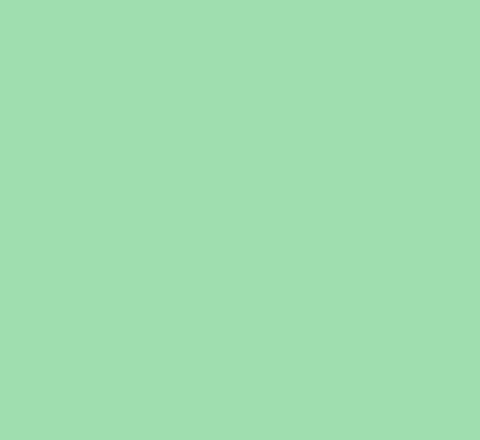
Frame 1 (no input)
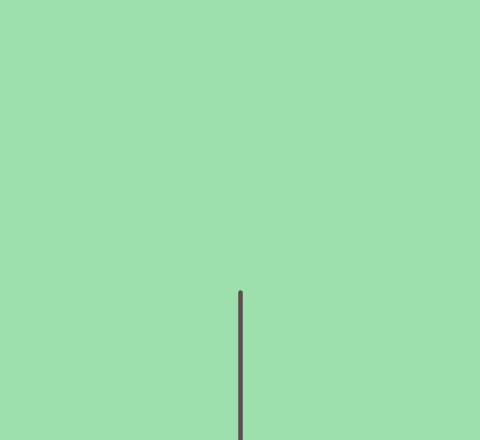
Frame 60 (the mouse pressed at the canvas centre just before this capture)
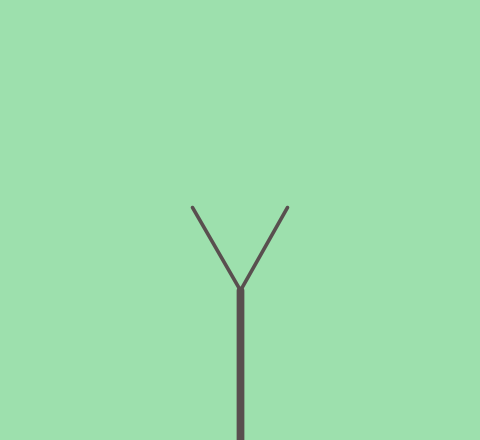
Frame 120 (the mouse held since frame 60 and released just before this capture)

The Processing sketch that drew these frames (run headless with seeded random() and noise(); from frame 60 on, the mouse is pressed at the canvas centre):

// Processing sketch: e_8_9_animated_tree
// ── e_8_9_animated_tree.pde
Tree tree;

void setup() {
  size(480, 440);
  spawn();
}

void draw() {
  background(#9DE0AD);
  tree.run();
}

void mouseClicked() {
  spawn();
}

void spawn() {
  tree = new Tree(width / 2, height, 150, 30);
}
// ── branch.pde
class Branch {
  PVector start;
  PVector end;
  float maxWeight;
  PVector currentEnd;
  final float growthRate;
  float growthStatus = 0;
  int timeStart;
  int timeEnd;

  Branch(PVector _start, PVector _end, float _weight, int timer) {
    start = _start;
    end = _end;
    maxWeight = _weight;
    growthRate = (float) 1 / 60;
    timeStart = millis();
    timeEnd = millis() + timer;
  }

  void render() {
    currentEnd = PVector.lerp(start, end, growthStatus);
    float weight = 1;

    if (maxWeight > 1.1)
      weight = map(millis(), timeStart, timeEnd, 1, maxWeight);
    
    weight = constrain(weight, 1, maxWeight);
    strokeWeight(weight);
    stroke(#594F4F);
    line(start.x, start.y, currentEnd.x, currentEnd.y);
    if (growthStatus < 1) {
      growthStatus += growthRate;
    }
    growthStatus = constrain(growthStatus, 0, 1);
  }

  boolean isFinished() {
    if (growthStatus == 1)
      return true;
    return false;
  }
}
// ── leaf.pde
class Leaf {
  PVector location;
  float angle;
  int startTime;
  int endTime;
  float w = 10;
  float h = 5;
  
  Leaf(PVector _location, float _angle) {
    location = _location;
    angle = _angle;
    startTime = millis();
    endTime = startTime + 4000;
  }
  
  void render() {
    noStroke();
    float a = map(millis(), startTime, endTime, 0, 255);
    fill(84, 121, 128, a);
    pushMatrix();
    translate(location.x, location.y);
    rotate(angle);
    ellipse(w / 2, 0, w, h);
    popMatrix();
  }
}
// ── tree.pde
class Tree {
  ArrayList<ArrayList<Branch>> generations;
  ArrayList<Leaf> leaves;
  float len;
  float weight;
  final int maxGenerations = 9;

  Tree(float x, float y, float _len, float _weight) {
    len = _len;
    weight = _weight;

    generations = new ArrayList<ArrayList<Branch>>();
    generations.add(new ArrayList<Branch>());
    generations.get(0).add(new Branch(new PVector(x, y), new PVector(x, y - len), weight, 1000 * maxGenerations));
    leaves = new ArrayList<Leaf>();
  }

  void run () {
    render();
    grow();
  }

  void render() {
    for (int i = 0; i < generations.size(); i++) {
      for (int j = 0; j < generations.get(i).size(); j++) {
        generations.get(i).get(j).render();
      }
    }
    for (Leaf l : leaves) {
      l.render();
    }
  }

  void grow() {
    if (generations.get(generations.size() - 1).get(0).isFinished()) {
      if (generations.size() < maxGenerations) generate();
      else {
        if (leaves.size() == 0)
          sprout();
      }
    }
  }

  void generate() {
    generations.add(new ArrayList<Branch>());

    for (Branch b : generations.get(generations.size() - 2)) {
      PVector branch1 = PVector.sub(b.end, b.start);
      branch1.mult(0.66);
      branch1.rotate(PI / 6);
      PVector branch2 = PVector.add(b.end, branch1);
      branch1.rotate(-PI / 3);
      branch1.add(b.end);

      generations.get(generations.size() - 1).add(new Branch(b.end, branch1, weight * pow(0.66, generations.size() - 1), 
        (maxGenerations - generations.size()) * 1000));
      generations.get(generations.size() - 1).add(new Branch(b.end, branch2, weight * pow(0.66, generations.size() - 1), 
        (maxGenerations - generations.size()) * 1000));
    }
  }

  void sprout() {
    for (Branch b : generations.get(generations.size() - 1)) {
      PVector tmp = PVector.sub(b.end, b.start);
      leaves.add(new Leaf(b.end, tmp.heading()));
    }
  }
}
